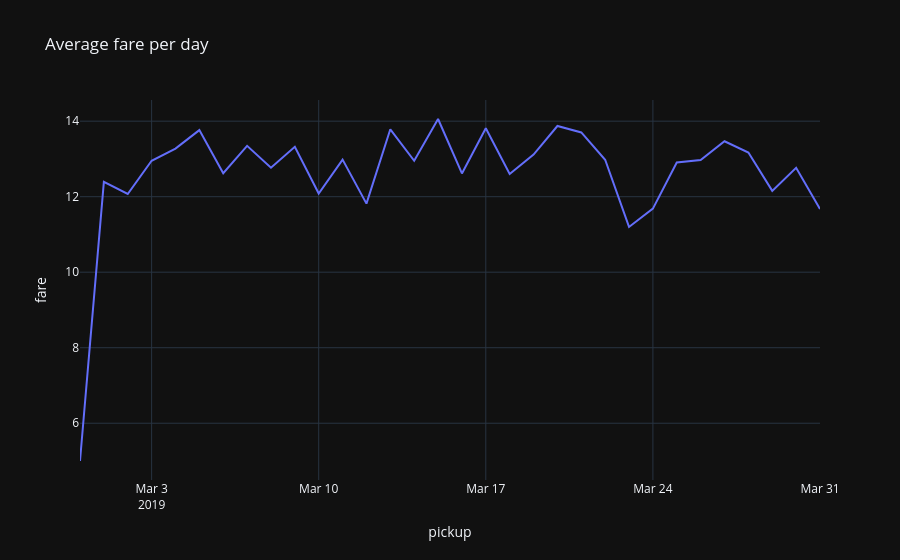

Notebook code cell kept with this figure:
### Code cell
fig = px.line(daily_fare, x="pickup", y="fare", title="Average fare per day")
fig.show()
